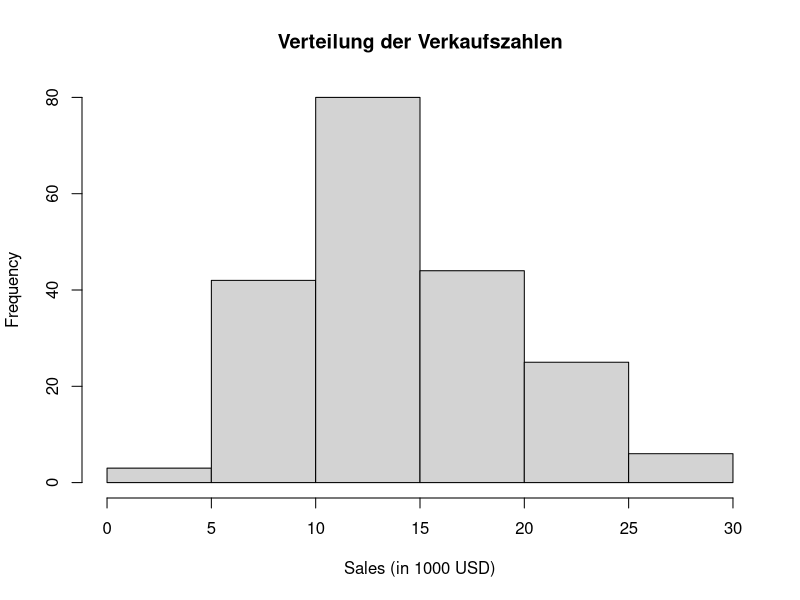
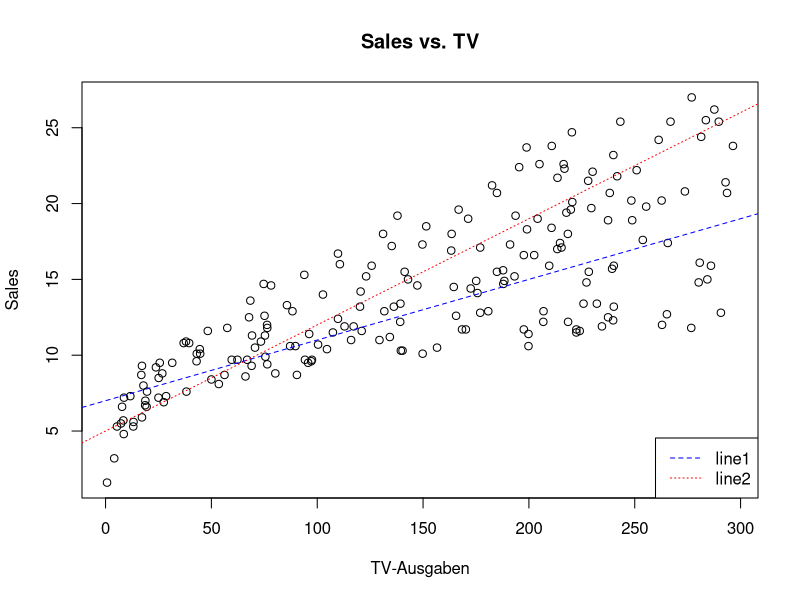
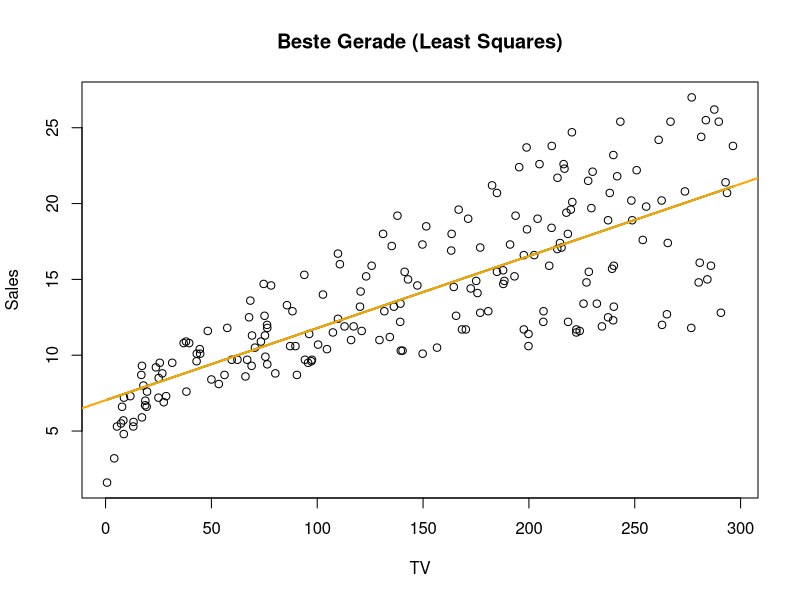
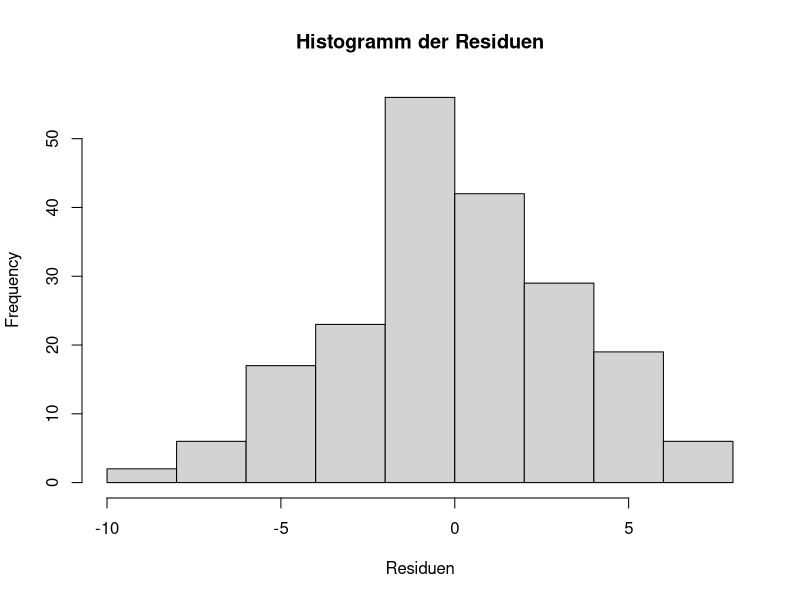
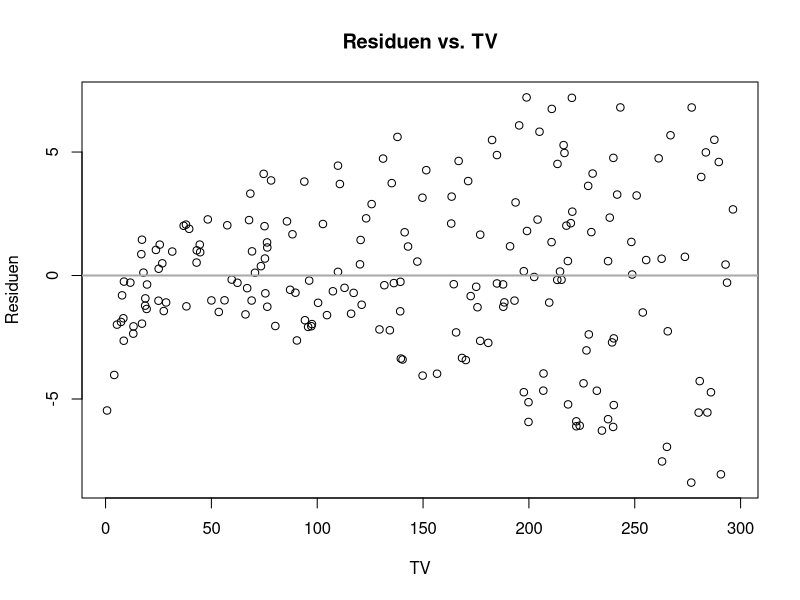

These charts were generated, in order, by the following R code:
##############################################################
# WDDA Lecture 05 - Einfache Lineare Regression
#
# 
##############################################################


# Pakete laden
library(readxl)

# Daten laden
data <- read_excel("data/WDDA_05.xlsx", sheet = "Advertising")

# variablen direkt anwählbar machen
attach(data)





##############################################################
# 1. Variation
##############################################################

# Basis-Visualisierung: Zielvariable
hist(sales, main = "Verteilung der Verkaufszahlen", xlab = "Sales (in 1000 USD)")
cat("Varianz von sales:", round(var(sales), 2), "\n\n")








##############################################################
# 2. Erklärende Variable
##############################################################

# Scatterplot: Zusammenhang zwischen TV und Verkaufszahlen
plot(sales ~ TV, main = "Sales vs. TV", xlab = "TV-Ausgaben", ylab = "Sales")








##############################################################
# 3. Kandidaten vergleichen!
# Welche Trendlinie "passt" besser?
##############################################################


# Zwei mögliche Linien (manuell definiert)
line1 <- function(x) { 7 + 0.04 * x }
line2 <- function(x) { 5 + 0.07 * x }
abline(a = 7, b = 0.04, col = "blue", lty = 2)
abline(a = 5, b = 0.07, col = "red", lty = 3)
legend("bottomright", legend = c("line1", "line2"), col = c("blue", "red"), lty = c(2, 3))








##############################################################
# 4. Abweichungen vom Modell: Quantifizierung
##############################################################


# Vergleich der Abweichungen
cat("Sum of Squared Errors:\n")
cat("line1:", sum((sales - line1(TV))^2), "\n")
cat("line2:", sum((sales - line2(TV))^2), "\n\n")






##############################################################
# 5. Best Fit: Schätzgerade
##############################################################


# Methode der kleinsten Quadrate (händisch)
b1 <- cor(sales, TV) * sd(sales) / sd(TV)
b0 <- mean(sales) - b1 * mean(TV)
lbf <- function(x) { b0 + b1 * x }

# Zeichne Schätzgerade
plot(sales ~ TV, main = "Beste Gerade (Least Squares)", xlab = "TV", ylab = "Sales")
curve(lbf(x), add = TRUE, col = "darkgreen", lwd = 2)

# Abweichung (RSS)
rss <- sum((sales - lbf(TV))^2)
cat("Minimale Abweichung (RSS) der Schätzgerade:", round(rss, 2), "\n\n")

# Regressionsmodell mit lm()
md1 <- lm(sales ~ TV)
abline(md1, col = "orange", lwd = 2, lty = 1)








##############################################################
# 6. Residuen
##############################################################



# 1. Residuum (Beobachtung: TV = 230.1, sales = 22.1)
tv_val <- 230.1
sales_obs <- 22.1
sales_hat <- predict(md1, newdata = data.frame(TV = tv_val))
resid1 <- sales_obs - sales_hat
cat("1. Residuum:", round(resid1, 2), "\n\n")







##############################################################
# 7. TSS und RSS
##############################################################



# Quadratsummen: TSS, RSS, ESS
TSS <- sum((sales - mean(sales))^2)
RSS <- sum((sales - lbf(TV))^2)
ESS <- sum((lbf(TV) - mean(lbf(TV)))^2)








##############################################################
# 8. Zerlegung der Variation
##############################################################


cat("TSS (Totale Variation):", round(TSS, 2), "\n")
cat("RSS (Residuen):", round(RSS, 2), "\n")
cat("ESS (Erklärte Variation):", round(ESS, 2), "\n")
cat("TSS = ESS + RSS:", round(TSS, 2), "=", round(ESS, 2), "+", round(RSS, 2), "\n\n")









##############################################################
# 9. Bestimmtheitsmass
##############################################################



# Bestimmtheitsmaß R²
r_squared <- (TSS - RSS) / TSS
r_squared_check <- cor(sales, TV)^2
cat("Bestimmtheitsmaß R² (aus Varianzanalyse):", round(r_squared, 4), "\n")
cat("Bestimmtheitsmaß R² (aus Korrelation):    ", round(r_squared_check, 4), "\n\n")










##############################################################
# 10. Erwartungen an Residuen
##############################################################


# Residuen-Diagnostik
hist(resid(md1), main = "Histogramm der Residuen", xlab = "Residuen")
plot(resid(md1) ~ TV, main = "Residuen vs. TV", xlab = "TV", ylab = "Residuen")
abline(h = 0, col = "darkgray", lwd = 2)

# Standardfehler der Regression (RSE)
n <- length(sales)
RSE_manual <- sqrt(RSS / (n - 2))
RSE_lm <- summary(md1)$sigma
cat("RSE (manuell):", round(RSE_manual, 3), "\n")
cat("RSE (aus lm()):", round(RSE_lm, 3), "\n\n")









##############################################################
# 11. Prognose
##############################################################





# Prognose + Prognoseintervall
tv_new <- 230.1
predicted <- predict(md1, newdata = data.frame(TV = tv_new))
cat("Punktschätzung bei TV =", tv_new, ":", round(predicted, 2), "\n")
cat("95%-Prognoseintervall ≈", round(predicted - 2 * RSE_lm, 2), "bis", round(predicted + 2 * RSE_lm, 2), "\n\n")

# Interpretation der Koeffizienten
cat("Interpretation:\n")
cat("- Achsenabschnitt:", round(coef(md1)[1], 2), "→ erwartete sales bei TV = 0\n")
cat("- Steigung:", round(coef(md1)[2], 2), "→ erwarteter Anstieg von sales bei +1000$ TV\n")
